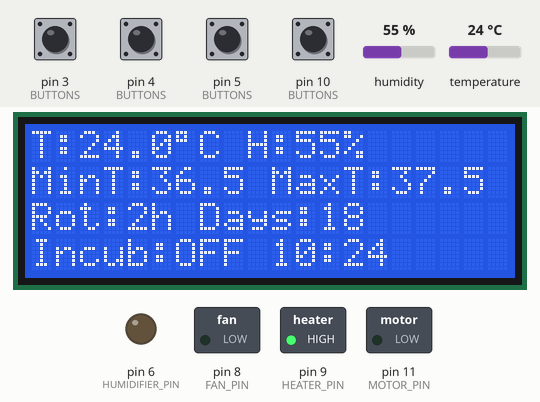
This sketch was run on a simulated Arduino Uno, built with avr-gcc and run on an emulated ATmega328P. On the bench: 20×4 character LCD, switched loads named in the sketch (green lamp = pin HIGH), output pins drawn as LEDs (lit = HIGH). The test bench sets the inputs (shaded band); at power-on: pin 3 (BUTTONS), pin 4 (BUTTONS), pin 5 (BUTTONS), pin 10 (BUTTONS) HIGH, humidity 55 %, temperature 24 °C. The local clock reads 2024-03-15 10:24:30 at power-on unless the sketch sets it; what the sketch prints to the serial monitor is not drawn.

Above: at 2.2 s.
2.3 s: pin 5 (BUTTONS) pulled LOW for 1 s
At 3.1 s:
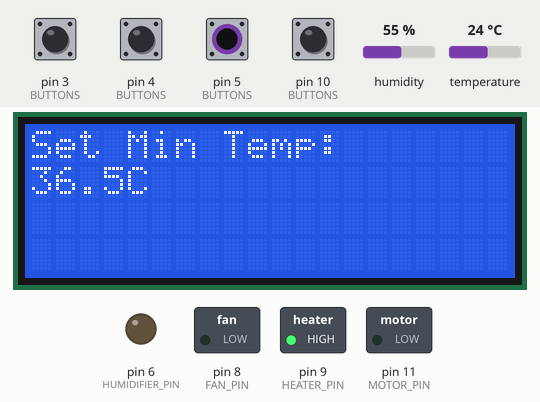
4.8 s: pin 5 (BUTTONS) pulled LOW for 0.2 s
At 6.0 s:
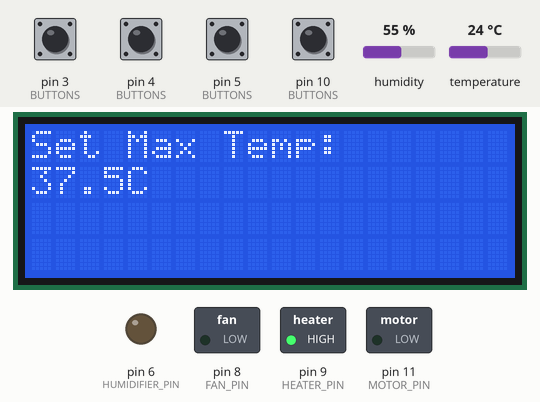
6.6 s: pin 5 (BUTTONS) pulled LOW for 1 s
At 8.0 s:
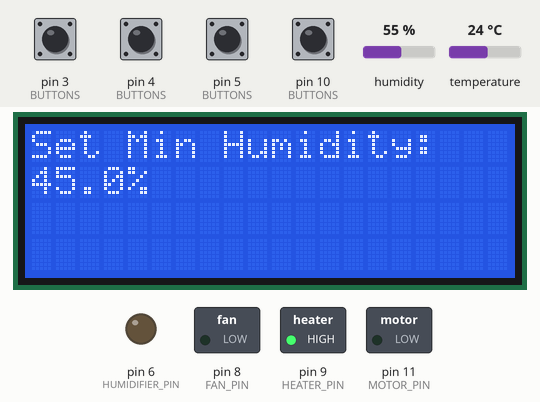
9.1 s: pin 5 (BUTTONS) pulled LOW for 1 s
At 10.5 s:
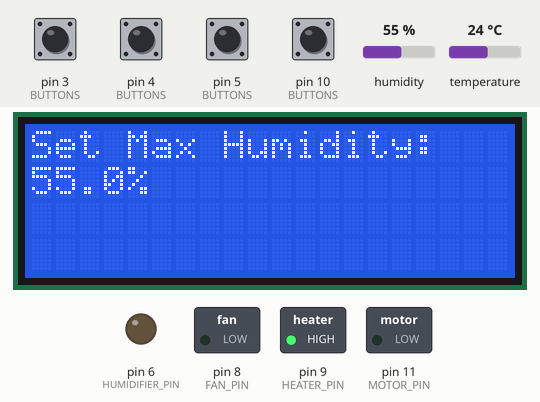
11.6 s: pin 5 (BUTTONS) pulled LOW for 0.2 s
At 12.4 s:
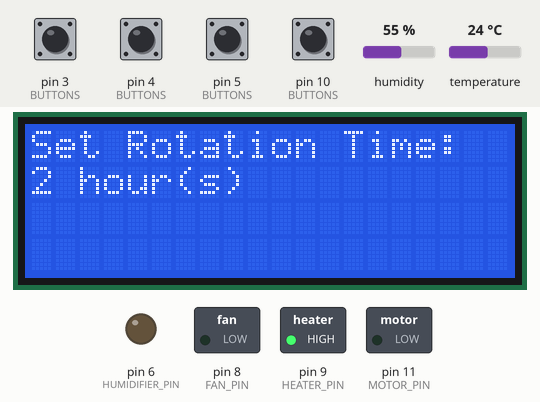
13.4 s: humidity set to 43 %
14.9 s: humidity set to 40 %
At 16.9 s:
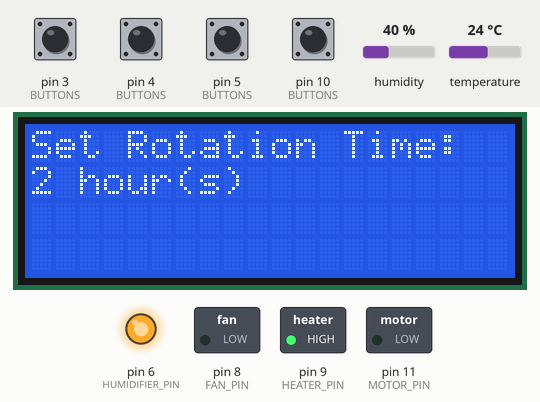
Timing chart, 0 to 18.2 s (numbered marks = the images above; inputs shaded):
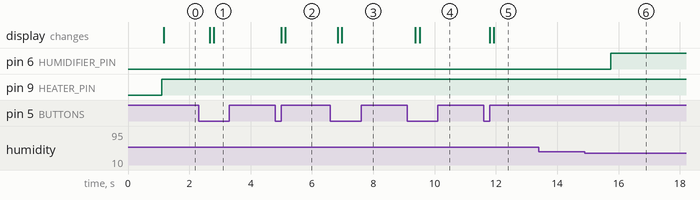

The sketch:

INCUBATOR_CODE_NEW1.ino
```cpp
#include <Wire.h>
#include <RTClib.h>
#include <LiquidCrystal_I2C.h>
#include <DHT.h>
#include <EEPROM.h>

#define BUTTON_UP     10
#define BUTTON_DOWN   3
#define BUTTON_LEFT   4
#define BUTTON_RIGHT  5
#define DHT_PIN       7
#define HUMIDIFIER_PIN 6
#define FAN_PIN       8
#define HEATER_PIN    9
#define MOTOR_PIN     11

#define DHTTYPE DHT11
DHT dht(DHT_PIN, DHTTYPE);
RTC_DS3231 rtc;
LiquidCrystal_I2C lcd(0x27, 20, 4);

const float TEMP_HYST = 0.8;
const float HUM_HYST = 3.0;

// EEPROM ADDRESSES
const int EEPROM_ADDR_FLAG       = 0;
const int EEPROM_ADDR_TEMP_MIN   = 1;
const int EEPROM_ADDR_TEMP_MAX   = 5;
const int EEPROM_ADDR_HUM_MIN    = 9;
const int EEPROM_ADDR_HUM_MAX    = 13;
const int EEPROM_ADDR_ROT_HOURS  = 17;
const int EEPROM_ADDR_ROT_DAYS   = 19;
const int EEPROM_ADDR_INCUBATION = 21;

const byte EEPROM_VALID = 0xA5;

float tempMin = 36.5, tempMax = 37.5, humMin = 45.0, humMax = 55.0;
uint16_t rotationHours = 2;
uint16_t rotationDays = 18;

bool incubationRunning = false;
DateTime incubationStart;
unsigned long lastRotationMillis = 0;

float currentTemp = NAN, currentHum = NAN;

// MENU ENUM
enum MenuState {
  MENU_HOME,
  MENU_SET_TEMP_MIN,
  MENU_SET_TEMP_MAX,
  MENU_SET_HUM_MIN,
  MENU_SET_HUM_MAX,
  MENU_SET_ROT_HOURS,
  MENU_SET_ROT_DAYS,
  MENU_START_STOP
};
MenuState menu = MENU_HOME;

// BUTTON HANDLING
const int BUTTONS[4] = {BUTTON_UP, BUTTON_DOWN, BUTTON_LEFT, BUTTON_RIGHT};
bool buttonState[4] = {HIGH, HIGH, HIGH, HIGH};
bool lastButtonState[4] = {HIGH, HIGH, HIGH, HIGH};
unsigned long lastDebounceTime[4] = {0};
const unsigned long DEBOUNCE_DELAY = 50;

// ---------------- EEPROM FUNCTIONS ----------------
void writeFloatToEEPROM(int addr, float val) {
  byte *p = (byte*)(void*)&val;
  for (int i=0;i<4;i++) EEPROM.update(addr+i, p[i]);
}
float readFloatFromEEPROM(int addr) {
  float val = 0.0;
  byte *p = (byte*)(void*)&val;
  for (int i=0;i<4;i++) p[i] = EEPROM.read(addr+i);
  return val;
}
void saveSettings() {
  EEPROM.update(EEPROM_ADDR_FLAG, EEPROM_VALID);
  writeFloatToEEPROM(EEPROM_ADDR_TEMP_MIN, tempMin);
  writeFloatToEEPROM(EEPROM_ADDR_TEMP_MAX, tempMax);
  writeFloatToEEPROM(EEPROM_ADDR_HUM_MIN, humMin);
  writeFloatToEEPROM(EEPROM_ADDR_HUM_MAX, humMax);
  EEPROM.update(EEPROM_ADDR_ROT_HOURS, rotationHours);
  EEPROM.update(EEPROM_ADDR_ROT_DAYS, rotationDays);
  EEPROM.update(EEPROM_ADDR_INCUBATION, incubationRunning);
  Serial.println("✅ Settings saved.");
}
void loadSettings() {
  if (EEPROM.read(EEPROM_ADDR_FLAG) == EEPROM_VALID) {
    tempMin = readFloatFromEEPROM(EEPROM_ADDR_TEMP_MIN);
    tempMax = readFloatFromEEPROM(EEPROM_ADDR_TEMP_MAX);
    humMin  = readFloatFromEEPROM(EEPROM_ADDR_HUM_MIN);
    humMax  = readFloatFromEEPROM(EEPROM_ADDR_HUM_MAX);
    rotationHours = EEPROM.read(EEPROM_ADDR_ROT_HOURS);
    rotationDays = EEPROM.read(EEPROM_ADDR_ROT_DAYS);
    incubationRunning = EEPROM.read(EEPROM_ADDR_INCUBATION);
    Serial.println("✅ Settings loaded.");
  } else {
    Serial.println("⚠ Using default settings.");
  }
}

// ---------------- HELPERS ----------------
bool readButton(int index) {
  int reading = digitalRead(BUTTONS[index]);
  if (reading != lastButtonState[index]) {
    lastDebounceTime[index] = millis();
  }
  if ((millis() - lastDebounceTime[index]) > DEBOUNCE_DELAY) {
    if (reading != buttonState[index]) {
      buttonState[index] = reading;
      if (buttonState[index] == LOW) {
        return true;
      }
    }
  }
  lastButtonState[index] = reading;
  return false;
}

String fmt2(int v){ return (v<10?"0":"")+String(v); }

void controlEnvironment() {
  if (!isnan(currentTemp)) {
    if (currentTemp < tempMin - TEMP_HYST) {
      digitalWrite(HEATER_PIN, HIGH);
      digitalWrite(FAN_PIN, LOW);
    } else if (currentTemp > tempMax + TEMP_HYST) {
      digitalWrite(HEATER_PIN, LOW);
      digitalWrite(FAN_PIN, HIGH);
    }
  }
  if (!isnan(currentHum)) {
    if (currentHum < humMin - HUM_HYST) {
      digitalWrite(HUMIDIFIER_PIN, HIGH);
    } else if (currentHum > humMax + HUM_HYST) {
      digitalWrite(HUMIDIFIER_PIN, LOW);
    }
  }
}

// ---------------- ROTATION LOGIC ----------------
void checkRotation() {
  if (!incubationRunning) return;

  DateTime now = rtc.now();
  TimeSpan elapsed = now - incubationStart;
  int daysPassed = elapsed.days();

  if (daysPassed >= rotationDays) return; // stop rotation after set days

  unsigned long interval = (unsigned long)rotationHours * 3600000UL;
  if (millis() - lastRotationMillis >= interval) {
    lastRotationMillis = millis();
    Serial.println("♻ Rotating eggs...");
    digitalWrite(MOTOR_PIN, HIGH);
    delay(2000); // rotate duration
    digitalWrite(MOTOR_PIN, LOW);
  }
}

// ---------------- MAIN SETUP ----------------
void setup() {
  Serial.begin(9600);
  Wire.begin();
  lcd.init(); lcd.backlight();
  dht.begin();
  rtc.begin();

  for (int i=0;i<4;i++) pinMode(BUTTONS[i], INPUT_PULLUP);
  pinMode(FAN_PIN, OUTPUT);
  pinMode(HEATER_PIN, OUTPUT);
  pinMode(HUMIDIFIER_PIN, OUTPUT);
  pinMode(MOTOR_PIN, OUTPUT);

  loadSettings();

  lcd.clear();
  lcd.print("Incubator Ready");
  delay(1000);
  lcd.clear();
}

// ---------------- MAIN LOOP ----------------
void loop() {
  bool up = readButton(0);
  bool down = readButton(1);
  bool left = readButton(2);
  bool right = readButton(3);

  currentTemp = dht.readTemperature();
  currentHum = dht.readHumidity();
  controlEnvironment();
  checkRotation();

  if (menu == MENU_HOME) {
    DateTime now = rtc.now();
    lcd.setCursor(0,0);
    lcd.print("T:"); lcd.print(currentTemp,1); lcd.print((char)223); lcd.print("C ");
    lcd.print("H:"); lcd.print(currentHum,0); lcd.print("%   ");

    lcd.setCursor(0,1);
    lcd.print("MinT:"); lcd.print(tempMin,1); lcd.print(" MaxT:"); lcd.print(tempMax,1);

    lcd.setCursor(0,2);
    lcd.print("Rot:"); lcd.print(rotationHours); lcd.print("h ");
    lcd.print("Days:"); lcd.print(rotationDays);

    lcd.setCursor(0,3);
    lcd.print("Incub:");
    lcd.print(incubationRunning ? "ON " : "OFF");
    lcd.print(" ");
    lcd.print(fmt2(now.hour())); lcd.print(":"); lcd.print(fmt2(now.minute()));

    if (right) { menu = MENU_SET_TEMP_MIN; lcd.clear(); }
  }

  else if (menu == MENU_SET_TEMP_MIN) {
    lcd.setCursor(0,0); lcd.print("Set Min Temp:");
    lcd.setCursor(0,1); lcd.print(tempMin,1); lcd.print("C   ");
    if (up) tempMin += 0.1;
    if (down) tempMin -= 0.1;
    if (right) { menu = MENU_SET_TEMP_MAX; lcd.clear(); }
    if (left) { saveSettings(); menu = MENU_HOME; lcd.clear(); }
  }

  else if (menu == MENU_SET_TEMP_MAX) {
    lcd.setCursor(0,0); lcd.print("Set Max Temp:");
    lcd.setCursor(0,1); lcd.print(tempMax,1); lcd.print("C   ");
    if (up) tempMax += 0.1;
    if (down) tempMax -= 0.1;
    if (right) { menu = MENU_SET_HUM_MIN; lcd.clear(); }
    if (left) { menu = MENU_SET_TEMP_MIN; lcd.clear(); }
  }

  else if (menu == MENU_SET_HUM_MIN) {
    lcd.setCursor(0,0); lcd.print("Set Min Humidity:");
    lcd.setCursor(0,1); lcd.print(humMin,1); lcd.print("%   ");
    if (up) humMin++;
    if (down) humMin--;
    if (right) { menu = MENU_SET_HUM_MAX; lcd.clear(); }
    if (left) { menu = MENU_SET_TEMP_MAX; lcd.clear(); }
  }

  else if (menu == MENU_SET_HUM_MAX) {
    lcd.setCursor(0,0); lcd.print("Set Max Humidity:");
    lcd.setCursor(0,1); lcd.print(humMax,1); lcd.print("%   ");
    if (up) humMax++;
    if (down) humMax--;
    if (right) { menu = MENU_SET_ROT_HOURS; lcd.clear(); }
    if (left) { menu = MENU_SET_HUM_MIN; lcd.clear(); }
  }

  else if (menu == MENU_SET_ROT_HOURS) {
    lcd.setCursor(0,0); lcd.print("Set Rotation Time:");
    lcd.setCursor(0,1); lcd.print(rotationHours); lcd.print(" hour(s)");
    if (up) rotationHours++;
    if (down && rotationHours > 1) rotationHours--;
    if (right) { menu = MENU_SET_ROT_DAYS; lcd.clear(); }
    if (left) { menu = MENU_SET_HUM_MAX; lcd.clear(); }
  }

else if (menu == MENU_SET_ROT_DAYS) {
  lcd.setCursor(0,0);
  lcd.print("Set Rotation Days");
  lcd.setCursor(0,1);
  lcd.print(rotationDays); lcd.print(" days");

  if (up && rotationDays < 30) rotationDays++;
  if (down && rotationDays > 12) rotationDays--;

  // Clamp the value just in case
  if (rotationDays < 12) rotationDays = 12;
  if (rotationDays > 30) rotationDays = 30;

  if (right) { menu = MENU_START_STOP; lcd.clear(); }
  if (left)  { menu = MENU_SET_ROT_HOURS; lcd.clear(); }
}

  else if (menu == MENU_START_STOP) {
    lcd.setCursor(0,0); lcd.print("Start/Stop Incubat.");
    lcd.setCursor(0,1); lcd.print("Status: ");
    lcd.print(incubationRunning ? "RUNNING " : "STOPPED");
    if (up || down) {
      incubationRunning = !incubationRunning;
      if (incubationRunning) {
        incubationStart = rtc.now();
        Serial.println("🕐 Incubation started!");
      } else {
        Serial.println("🛑 Incubation stopped!");
      }
    }
    if (left) { saveSettings(); menu = MENU_HOME; lcd.clear(); }
  }

  delay(100);
}
```

Measured:
- the behaviour switches between 42 and 41 % on humidity (found by bisection; images 5 and 6)
- after the input at 2.3 s, the display: first changes after 0.37 s (image 1 shows a later state)
- after the input at 4.8 s, the display: first changes after 0.20 s (image 2 shows a later state)
- after the input at 6.6 s, the display: first changes after 0.25 s (image 3 shows a later state)
- after the input at 9.1 s, the display: first changes after 0.27 s (image 4 shows a later state)
- after the input at 11.6 s, the display: first changes after 0.20 s (image 5 shows a later state)
- after the input at 13.4 s, every drawn part: stays the same
- after the input at 14.9 s, pin 6 (HUMIDIFIER_PIN): LOW → HIGH after 0.84 s
